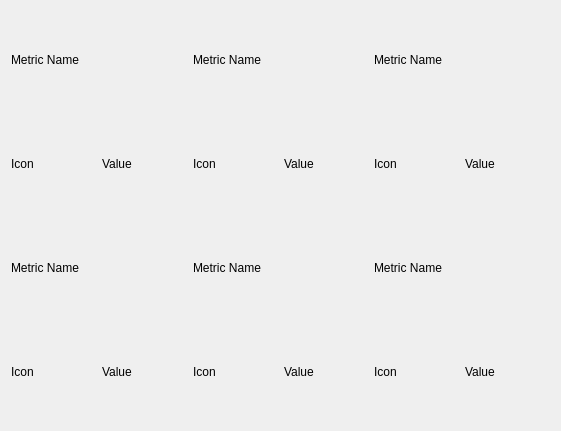
              <widget class="QWidget" name="gridLayoutWidget_16">
               <property name="geometry">
                <rect>
                 <x>-1</x>
                 <y>1119</y>
                 <width>561</width>
                 <height>431</height>
                </rect>
               </property>
               <layout class="QGridLayout" name="gridMetrics_3">
                <item row="1" column="0">
                 <layout class="QGridLayout" name="gridLayout_45">
                  <item row="1" column="0">
                   <widget class="QLabel" name="label_251">
                    <property name="text">
                     <string>Icon</string>
                    </property>
                   </widget>
                  </item>
                  <item row="1" column="1">
                   <widget class="QLabel" name="label_252">
                    <property name="text">
                     <string>Value</string>
                    </property>
                   </widget>
                  </item>
                  <item row="0" column="0" colspan="2">
                   <widget class="QLabel" name="label_253">
                    <property name="text">
                     <string>Metric Name</string>
                    </property>
                   </widget>
                  </item>
                 </layout>
                </item>
                <item row="1" column="2">
                 <layout class="QGridLayout" name="gridLayout_46">
                  <item row="1" column="0">
                   <widget class="QLabel" name="label_254">
                    <property name="text">
                     <string>Icon</string>
                    </property>
                   </widget>
                  </item>
                  <item row="1" column="1">
                   <widget class="QLabel" name="label_255">
                    <property name="text">
                     <string>Value</string>
                    </property>
                   </widget>
                  </item>
                  <item row="0" column="0" colspan="2">
                   <widget class="QLabel" name="label_256">
                    <property name="text">
                     <string>Metric Name</string>
                    </property>
                   </widget>
                  </item>
                 </layout>
                </item>
                <item row="0" column="2">
                 <layout class="QGridLayout" name="gridLayout_47">
                  <item row="1" column="0">
                   <widget class="QLabel" name="label_257">
                    <property name="text">
                     <string>Icon</string>
                    </property>
                   </widget>
                  </item>
                  <item row="1" column="1">
                   <widget class="QLabel" name="label_258">
                    <property name="text">
                     <string>Value</string>
                    </property>
                   </widget>
                  </item>
                  <item row="0" column="0" colspan="2">
                   <widget class="QLabel" name="label_259">
                    <property name="text">
                     <string>Metric Name</string>
                    </property>
                   </widget>
                  </item>
                 </layout>
                </item>
                <item row="0" column="0">
                 <layout class="QGridLayout" name="gridLayout_48">
                  <item row="1" column="0">
                   <widget class="QLabel" name="label_260">
                    <property name="text">
                     <string>Icon</string>
                    </property>
                   </widget>
                  </item>
                  <item row="1" column="1">
                   <widget class="QLabel" name="label_261">
                    <property name="text">
                     <string>Value</string>
                    </property>
                   </widget>
                  </item>
                  <item row="0" column="0" colspan="2">
                   <widget class="QLabel" name="label_262">
                    <property name="text">
                     <string>Metric Name</string>
                    </property>
                   </widget>
                  </item>
                 </layout>
                </item>
                <item row="1" column="1">
                 <layout class="QGridLayout" name="gridLayout_49">
                  <item row="1" column="0">
                   <widget class="QLabel" name="label_263">
                    <property name="text">
                     <string>Icon</string>
                    </property>
                   </widget>
                  </item>
                  <item row="1" column="1">
                   <widget class="QLabel" name="label_264">
                    <property name="text">
                     <string>Value</string>
                    </property>
                   </widget>
                  </item>
                  <item row="0" column="0" colspan="2">
                   <widget class="QLabel" name="label_265">
                    <property name="text">
                     <string>Metric Name</string>
                    </property>
                   </widget>
                  </item>
                 </layout>
                </item>
                <item row="0" column="1">
                 <layout class="QGridLayout" name="gridLayout_50">
                  <item row="1" column="0">
                   <widget class="QLabel" name="label_266">
                    <property name="text">
                     <string>Icon</string>
                    </property>
                   </widget>
                  </item>
                  <item row="1" column="1">
                   <widget class="QLabel" name="label_267">
                    <property name="text">
                     <string>Value</string>
                    </property>
                   </widget>
                  </item>
                  <item row="0" column="0" colspan="2">
                   <widget class="QLabel" name="label_268">
                    <property name="text">
                     <string>Metric Name</string>
                    </property>
                   </widget>
                  </item>
                 </layout>
                </item>
               </layout>
              </widget>
